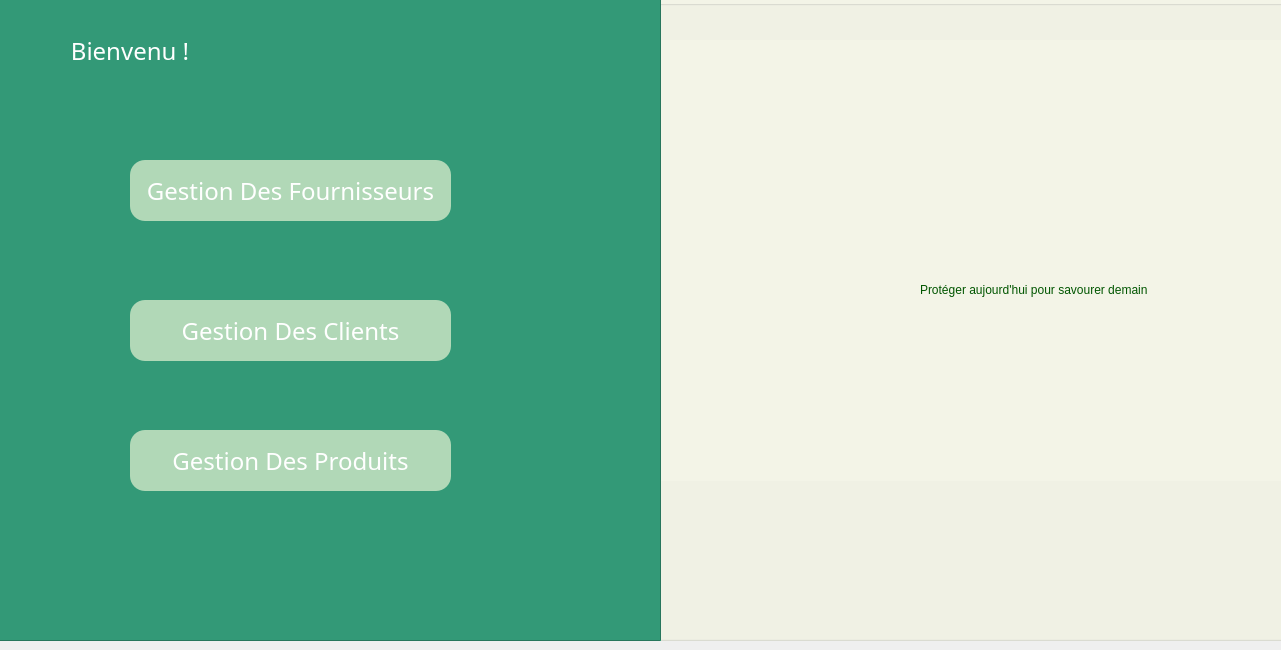
<?xml version="1.0" encoding="UTF-8"?>
<ui version="4.0">
 <class>mainwindow1</class>
 <widget class="QDialog" name="mainwindow1">
  <property name="geometry">
   <rect>
    <x>0</x>
    <y>0</y>
    <width>1281</width>
    <height>650</height>
   </rect>
  </property>
  <property name="windowTitle">
   <string>Bienvenu</string>
  </property>
  <widget class="QGroupBox" name="groupBox">
   <property name="geometry">
    <rect>
     <x>-10</x>
     <y>0</y>
     <width>1301</width>
     <height>641</height>
    </rect>
   </property>
   <property name="styleSheet">
    <string notr="true">background-color: rgb(243, 244, 231);</string>
   </property>
   <property name="title">
    <string/>
   </property>
   <widget class="QLabel" name="label_3">
    <property name="geometry">
     <rect>
      <x>930</x>
      <y>280</y>
      <width>331</width>
      <height>20</height>
     </rect>
    </property>
    <property name="styleSheet">
     <string notr="true">font: 600 8pt &quot;Segoe UI Semibold&quot;;
color: rgb(0, 85, 0);</string>
    </property>
    <property name="text">
     <string>Protéger aujourd'hui pour savourer demain</string>
    </property>
   </widget>
   <widget class="QLabel" name="label_2">
    <property name="geometry">
     <rect>
      <x>750</x>
      <y>190</y>
      <width>63</width>
      <height>20</height>
     </rect>
    </property>
    <property name="text">
     <string/>
    </property>
   </widget>
   <widget class="QLabel" name="labelLogo">
    <property name="geometry">
     <rect>
      <x>670</x>
      <y>40</y>
      <width>641</width>
      <height>441</height>
     </rect>
    </property>
    <property name="text">
     <string/>
    </property>
    <property name="pixmap">
     <pixmap>logo.png</pixmap>
    </property>
    <property name="scaledContents">
     <bool>true</bool>
    </property>
   </widget>
   <zorder>label_2</zorder>
   <zorder>labelLogo</zorder>
   <zorder>label_3</zorder>
  </widget>
  <widget class="QFrame" name="frame">
   <property name="geometry">
    <rect>
     <x>-10</x>
     <y>-20</y>
     <width>671</width>
     <height>661</height>
    </rect>
   </property>
   <property name="styleSheet">
    <string notr="true">*{
font-family:century gothic;
font-size:24px;
}

QFrame{
background-color: rgb(51, 153, 119);}
QPushButton{
border-radius:60px;
background:#01166B;
}

QToolButton{
border-radius:60px;
background:#01166B;
}
QLabel{
color:white;}

QPushButton{
color:white;
border-radius:15px;
background:#9708B4;
}
QPushButton:hover{
color:#78B5F1;
border-radius:15px;
background:#0381F9;
}
</string>
   </property>
   <property name="frameShape">
    <enum>QFrame::StyledPanel</enum>
   </property>
   <property name="frameShadow">
    <enum>QFrame::Raised</enum>
   </property>
   <widget class="QLabel" name="label">
    <property name="geometry">
     <rect>
      <x>-50</x>
      <y>-30</y>
      <width>491</width>
      <height>201</height>
     </rect>
    </property>
    <property name="styleSheet">
     <string notr="true">font: 600 25pt &quot;Segoe UI Semibold&quot;;
</string>
    </property>
    <property name="text">
     <string>                     Bienvenu !</string>
    </property>
   </widget>
   <widget class="QPushButton" name="pushButton_2">
    <property name="geometry">
     <rect>
      <x>140</x>
      <y>320</y>
      <width>321</width>
      <height>61</height>
     </rect>
    </property>
    <property name="styleSheet">
     <string notr="true">background-color: rgb(177, 216, 183);
font: 600 14pt &quot;Segoe UI Semibold&quot;;</string>
    </property>
    <property name="text">
     <string>Gestion Des Clients</string>
    </property>
   </widget>
   <widget class="QPushButton" name="pushButton">
    <property name="geometry">
     <rect>
      <x>140</x>
      <y>450</y>
      <width>321</width>
      <height>61</height>
     </rect>
    </property>
    <property name="styleSheet">
     <string notr="true">background-color: rgb(177, 216, 183);
font: 600 14pt &quot;Segoe UI Semibold&quot;;</string>
    </property>
    <property name="text">
     <string>Gestion Des Produits</string>
    </property>
   </widget>
   <widget class="QPushButton" name="pushButton_3">
    <property name="geometry">
     <rect>
      <x>140</x>
      <y>180</y>
      <width>321</width>
      <height>61</height>
     </rect>
    </property>
    <property name="styleSheet">
     <string notr="true">background-color: rgb(177, 216, 183);

font: 600 14pt &quot;Segoe UI Semibold&quot;;</string>
    </property>
    <property name="text">
     <string>Gestion Des Fournisseurs</string>
    </property>
   </widget>
  </widget>
 </widget>
 <resources/>
 <connections/>
</ui>
